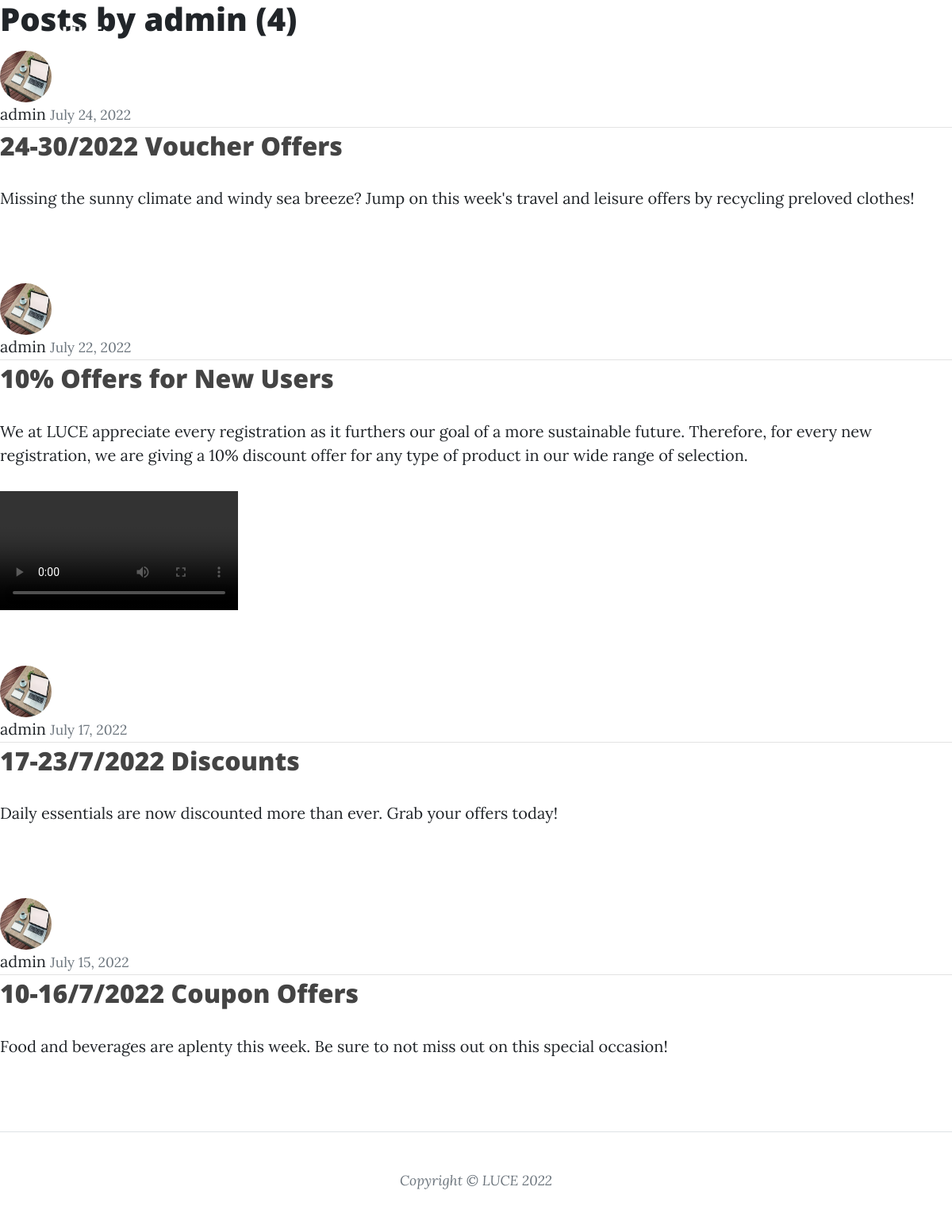
Screenshot of /user/admin with the database file from the repository.
### apps/opti/models.py (models this page shows, shortened)
class Post(models.Model):
    title = models.CharField(max_length=100)
    content = models.TextField()
    date_posted = models.DateTimeField(default = timezone.now)
    author = models.ForeignKey(User, on_delete=models.CASCADE)
    video = models.FileField(upload_to="video", null=True, blank=True)

### apps/users/models.py (models this page shows, shortened)
class Profile(models.Model):
    user = models.OneToOneField(User, on_delete=models.CASCADE)
    image = models.ImageField(default='default.jpg', upload_to='profile_pics')

### apps/opti/views.py (the view)
# urls.py: path('user/<str:username>', UserPostListView.as_view(), name='user-posts'),
class UserPostListView(ListView):
    model = Post
    template_name = 'opti/user_posts.html'
    context_object_name = 'posts'
    paginate_by = 5
    def get_queryset(self):
        user = get_object_or_404(User, username=self.kwargs.get('username'))
        return Post.objects.filter(author=user).order_by('-date_posted')

### templates/opti/user_posts.html (shortened to what this page needs)
{% extends "base.html" %}
{% block content %}
    <h1 class="mb-3">Posts by {{ view.kwargs.username }} ({{ page_obj.paginator.count }})</h1>
    {% for post in posts %}
    <article class="media content-section">
      <img class="rounded-circle article-img" src="{{ post.author.profile.image.url }}">
        <div class="media-body">
          <div class="article-metadata">
            <a class="mr-2" href="{% url 'user-posts' post.author.username %}">{{ post.author }}</a>
            <small class="text-muted">{{ post.date_posted|date:"F d, Y"}}</small>
          </div>
          <h2><a class="article-title" href="{% url 'post-detail' post.id %}">{{ post.title }}</a></h2>
          <p class="article-content">{{ post.content }}
            {% if post.video %}
              <video class="embed-responsive embed-responsive-16by9" controls="controls">
                <source src="{{ post.video.url }}" type="video/mp4" />
              </video>
            {% endif %}
          </p>
        </div>
      </article>
    {% endfor %}
{% endblock content %}

### rows the page displays
Post: author.profile.image (picture), author "admin", date_posted "July 24, 2022", title "24-30/2022 Voucher Offers", content "Missing the sunny climate and windy sea breeze? Jump on this week's travel and leisure offers by recycling preloved clothes!"
Post: author.profile.image (picture), author "admin", date_posted "July 22, 2022", title "10% Offers for New Users", content "We at LUCE appreciate every registration as it furthers our goal of a more sustainable future. Therefore, for every new registration, we are giving a 10% discount offer for any type of product in our wide range of selection."
Post: author.profile.image (picture), author "admin", date_posted "July 17, 2022", title "17-23/7/2022 Discounts", content "Daily essentials are now discounted more than ever. Grab your offers today!"
Post: author.profile.image (picture), author "admin", date_posted "July 15, 2022", title "10-16/7/2022 Coupon Offers", content "Food and beverages are aplenty this week. Be sure to not miss out on this special occasion!"
